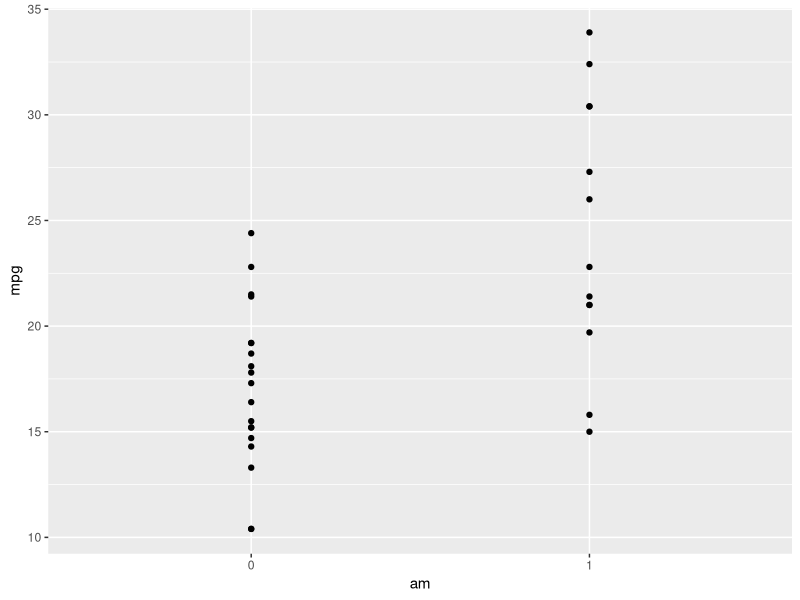

The R source for this figure:
# Load all necessary R packages into current session
library(ggplot2)
library(dplyr)
library(GGally)

# Read data into R
data("mtcars")

# Take a look at the data
head(mtcars)
?mtcars
summary(mtcars)
str(mtcars)
# It seems like vs & am are binary factor variables
# cyl, gear, & carb are multi level factor variables

# Convert to factor variables
mtcars$vs <- as.factor(mtcars$vs)
mtcars$am <- as.factor(mtcars$am)
mtcars$cyl <- as.factor(mtcars$cyl)
mtcars$gear <- as.factor(mtcars$gear)
mtcars$carb <- as.factor(mtcars$carb)

# Check that the changers took hold
str(mtcars)

# Preliminary model fit: mpg ~ am
fit <- lm(mpg ~ am, mtcars)

# Plot mpg vs am
ggplot(mtcars,
       aes(x = am,
           y = mpg)) +
        geom_point()

# Look at the mean mpg for cars with/without automatic 
mtcars %>% group_by(am) %>%
        summarize(mean = mean(mpg))

# Take another look at the model/coefficients
summary(fit)

# At first glance it may seem manual transmission is associated with a 7.245
# increase in mpg, and this is significant with p-value = 0.000285

# fit regression model with all regressors 
fit_all <- lm(mpg ~ ., mtcars)
summary(fit_all)
